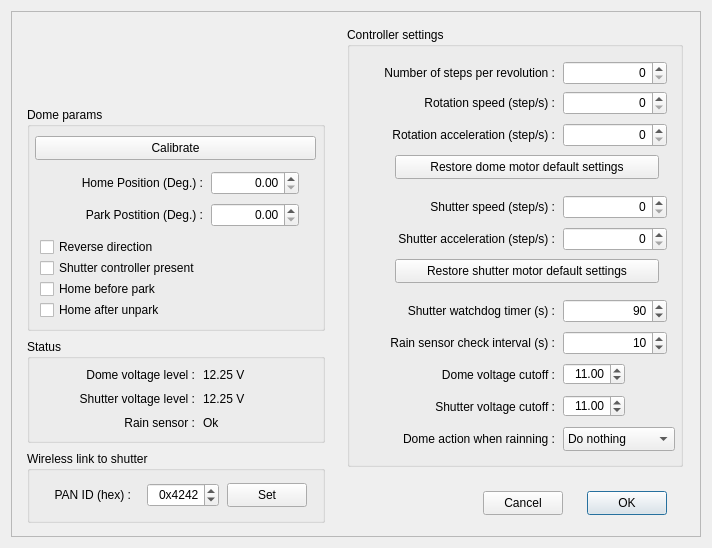
<?xml version="1.0" encoding="UTF-8"?>
<ui version="4.0">
 <class>X2Dome</class>
 <widget class="QDialog" name="X2Dome">
  <property name="geometry">
   <rect>
    <x>0</x>
    <y>0</y>
    <width>712</width>
    <height>548</height>
   </rect>
  </property>
  <property name="minimumSize">
   <size>
    <width>712</width>
    <height>548</height>
   </size>
  </property>
  <property name="maximumSize">
   <size>
    <width>712</width>
    <height>548</height>
   </size>
  </property>
  <property name="windowTitle">
   <string>RTI-Zone Dome controller settings</string>
  </property>
  <layout class="QVBoxLayout" name="verticalLayout_5">
   <item>
    <widget class="X2Form" name="X2Form">
     <property name="enabled">
      <bool>true</bool>
     </property>
     <property name="minimumSize">
      <size>
       <width>0</width>
       <height>0</height>
      </size>
     </property>
     <property name="maximumSize">
      <size>
       <width>1024</width>
       <height>1024</height>
      </size>
     </property>
     <property name="frameShape">
      <enum>QFrame::StyledPanel</enum>
     </property>
     <property name="frameShadow">
      <enum>QFrame::Raised</enum>
     </property>
     <property name="SerialPortName" stdset="0">
      <string/>
     </property>
     <widget class="QGroupBox" name="MaxDomeIIParams">
      <property name="geometry">
       <rect>
        <x>16</x>
        <y>96</y>
        <width>298</width>
        <height>224</height>
       </rect>
      </property>
      <property name="title">
       <string>Dome params</string>
      </property>
      <widget class="QCheckBox" name="homeOnUnpark">
       <property name="geometry">
        <rect>
         <x>13</x>
         <y>193</y>
         <width>140</width>
         <height>20</height>
        </rect>
       </property>
       <property name="text">
        <string>Home after unpark</string>
       </property>
      </widget>
      <widget class="QPushButton" name="pushButton">
       <property name="geometry">
        <rect>
         <x>8</x>
         <y>29</y>
         <width>281</width>
         <height>24</height>
        </rect>
       </property>
       <property name="text">
        <string>Calibrate</string>
       </property>
      </widget>
      <widget class="QCheckBox" name="hasShutterCtrl">
       <property name="geometry">
        <rect>
         <x>13</x>
         <y>151</y>
         <width>183</width>
         <height>20</height>
        </rect>
       </property>
       <property name="text">
        <string>Shutter controller present</string>
       </property>
      </widget>
      <widget class="QCheckBox" name="needReverse">
       <property name="geometry">
        <rect>
         <x>13</x>
         <y>130</y>
         <width>132</width>
         <height>20</height>
        </rect>
       </property>
       <property name="text">
        <string>Reverse direction</string>
       </property>
      </widget>
      <widget class="QCheckBox" name="homeOnPark">
       <property name="geometry">
        <rect>
         <x>13</x>
         <y>172</y>
         <width>136</width>
         <height>20</height>
        </rect>
       </property>
       <property name="text">
        <string>Home before park</string>
       </property>
      </widget>
      <widget class="QLabel" name="label_2">
       <property name="geometry">
        <rect>
         <x>16</x>
         <y>64</y>
         <width>160</width>
         <height>24</height>
        </rect>
       </property>
       <property name="text">
        <string>Home Position (Deg.) :</string>
       </property>
       <property name="alignment">
        <set>Qt::AlignRight|Qt::AlignTrailing|Qt::AlignVCenter</set>
       </property>
      </widget>
      <widget class="QDoubleSpinBox" name="homePosition">
       <property name="geometry">
        <rect>
         <x>184</x>
         <y>64</y>
         <width>88</width>
         <height>24</height>
        </rect>
       </property>
       <property name="alignment">
        <set>Qt::AlignRight|Qt::AlignTrailing|Qt::AlignVCenter</set>
       </property>
       <property name="maximum">
        <double>359.990000000000009</double>
       </property>
      </widget>
      <widget class="QLabel" name="label_3">
       <property name="geometry">
        <rect>
         <x>32</x>
         <y>96</y>
         <width>144</width>
         <height>24</height>
        </rect>
       </property>
       <property name="text">
        <string>Park Postition (Deg.) :</string>
       </property>
       <property name="alignment">
        <set>Qt::AlignRight|Qt::AlignTrailing|Qt::AlignVCenter</set>
       </property>
      </widget>
      <widget class="QDoubleSpinBox" name="parkPosition">
       <property name="geometry">
        <rect>
         <x>184</x>
         <y>96</y>
         <width>88</width>
         <height>24</height>
        </rect>
       </property>
       <property name="alignment">
        <set>Qt::AlignRight|Qt::AlignTrailing|Qt::AlignVCenter</set>
       </property>
       <property name="maximum">
        <double>359.990000000000009</double>
       </property>
      </widget>
     </widget>
     <widget class="QGroupBox" name="groupBox">
      <property name="geometry">
       <rect>
        <x>336</x>
        <y>16</y>
        <width>336</width>
        <height>440</height>
       </rect>
      </property>
      <property name="title">
       <string>Controller settings</string>
      </property>
      <widget class="QLabel" name="label_13">
       <property name="geometry">
        <rect>
         <x>56</x>
         <y>336</y>
         <width>152</width>
         <height>24</height>
        </rect>
       </property>
       <property name="text">
        <string>Dome voltage cutoff :</string>
       </property>
       <property name="alignment">
        <set>Qt::AlignRight|Qt::AlignTrailing|Qt::AlignVCenter</set>
       </property>
      </widget>
      <widget class="QDoubleSpinBox" name="lowRotBatCutOff">
       <property name="geometry">
        <rect>
         <x>216</x>
         <y>336</y>
         <width>62</width>
         <height>22</height>
        </rect>
       </property>
       <property name="alignment">
        <set>Qt::AlignRight|Qt::AlignTrailing|Qt::AlignVCenter</set>
       </property>
       <property name="value">
        <double>11.000000000000000</double>
       </property>
      </widget>
      <widget class="QLabel" name="label_14">
       <property name="geometry">
        <rect>
         <x>56</x>
         <y>368</y>
         <width>152</width>
         <height>24</height>
        </rect>
       </property>
       <property name="text">
        <string>Shutter voltage cutoff :</string>
       </property>
       <property name="alignment">
        <set>Qt::AlignRight|Qt::AlignTrailing|Qt::AlignVCenter</set>
       </property>
      </widget>
      <widget class="QDoubleSpinBox" name="lowShutBatCutOff">
       <property name="geometry">
        <rect>
         <x>216</x>
         <y>368</y>
         <width>62</width>
         <height>22</height>
        </rect>
       </property>
       <property name="alignment">
        <set>Qt::AlignRight|Qt::AlignTrailing|Qt::AlignVCenter</set>
       </property>
       <property name="value">
        <double>11.000000000000000</double>
       </property>
      </widget>
      <widget class="QLabel" name="label_9">
       <property name="geometry">
        <rect>
         <x>48</x>
         <y>64</y>
         <width>160</width>
         <height>24</height>
        </rect>
       </property>
       <property name="text">
        <string>Rotation speed (step/s) :</string>
       </property>
       <property name="alignment">
        <set>Qt::AlignRight|Qt::AlignTrailing|Qt::AlignVCenter</set>
       </property>
      </widget>
      <widget class="QSpinBox" name="rotationSpeed">
       <property name="geometry">
        <rect>
         <x>216</x>
         <y>64</y>
         <width>104</width>
         <height>24</height>
        </rect>
       </property>
       <property name="alignment">
        <set>Qt::AlignRight|Qt::AlignTrailing|Qt::AlignVCenter</set>
       </property>
       <property name="maximum">
        <number>10000</number>
       </property>
      </widget>
      <widget class="QSpinBox" name="rotationAcceletation">
       <property name="geometry">
        <rect>
         <x>216</x>
         <y>96</y>
         <width>104</width>
         <height>24</height>
        </rect>
       </property>
       <property name="alignment">
        <set>Qt::AlignRight|Qt::AlignTrailing|Qt::AlignVCenter</set>
       </property>
       <property name="maximum">
        <number>999999999</number>
       </property>
      </widget>
      <widget class="QLabel" name="label_10">
       <property name="geometry">
        <rect>
         <x>8</x>
         <y>96</y>
         <width>200</width>
         <height>24</height>
        </rect>
       </property>
       <property name="text">
        <string>Rotation acceleration (step/s) :</string>
       </property>
       <property name="alignment">
        <set>Qt::AlignRight|Qt::AlignTrailing|Qt::AlignVCenter</set>
       </property>
      </widget>
      <widget class="QLabel" name="label">
       <property name="geometry">
        <rect>
         <x>8</x>
         <y>34</y>
         <width>200</width>
         <height>24</height>
        </rect>
       </property>
       <property name="text">
        <string>Number of steps per revolution :</string>
       </property>
       <property name="alignment">
        <set>Qt::AlignRight|Qt::AlignTrailing|Qt::AlignVCenter</set>
       </property>
      </widget>
      <widget class="QSpinBox" name="ticksPerRev">
       <property name="geometry">
        <rect>
         <x>216</x>
         <y>34</y>
         <width>104</width>
         <height>24</height>
        </rect>
       </property>
       <property name="alignment">
        <set>Qt::AlignRight|Qt::AlignTrailing|Qt::AlignVCenter</set>
       </property>
       <property name="maximum">
        <number>999999999</number>
       </property>
      </widget>
      <widget class="QSpinBox" name="shutterAcceleration">
       <property name="geometry">
        <rect>
         <x>216</x>
         <y>200</y>
         <width>104</width>
         <height>24</height>
        </rect>
       </property>
       <property name="alignment">
        <set>Qt::AlignRight|Qt::AlignTrailing|Qt::AlignVCenter</set>
       </property>
       <property name="maximum">
        <number>999999999</number>
       </property>
      </widget>
      <widget class="QLabel" name="label_12">
       <property name="geometry">
        <rect>
         <x>8</x>
         <y>200</y>
         <width>200</width>
         <height>24</height>
        </rect>
       </property>
       <property name="text">
        <string>Shutter acceleration (step/s) :</string>
       </property>
       <property name="alignment">
        <set>Qt::AlignRight|Qt::AlignTrailing|Qt::AlignVCenter</set>
       </property>
      </widget>
      <widget class="QLabel" name="label_11">
       <property name="geometry">
        <rect>
         <x>48</x>
         <y>168</y>
         <width>160</width>
         <height>24</height>
        </rect>
       </property>
       <property name="text">
        <string>Shutter speed (step/s) :</string>
       </property>
       <property name="alignment">
        <set>Qt::AlignRight|Qt::AlignTrailing|Qt::AlignVCenter</set>
       </property>
      </widget>
      <widget class="QSpinBox" name="shutterSpeed">
       <property name="geometry">
        <rect>
         <x>216</x>
         <y>168</y>
         <width>104</width>
         <height>24</height>
        </rect>
       </property>
       <property name="alignment">
        <set>Qt::AlignRight|Qt::AlignTrailing|Qt::AlignVCenter</set>
       </property>
       <property name="maximum">
        <number>10000</number>
       </property>
      </widget>
      <widget class="QLabel" name="label_15">
       <property name="geometry">
        <rect>
         <x>8</x>
         <y>272</y>
         <width>200</width>
         <height>24</height>
        </rect>
       </property>
       <property name="text">
        <string>Shutter watchdog timer (s) :</string>
       </property>
       <property name="alignment">
        <set>Qt::AlignRight|Qt::AlignTrailing|Qt::AlignVCenter</set>
       </property>
      </widget>
      <widget class="QSpinBox" name="shutterWatchdog">
       <property name="geometry">
        <rect>
         <x>216</x>
         <y>272</y>
         <width>104</width>
         <height>24</height>
        </rect>
       </property>
       <property name="alignment">
        <set>Qt::AlignRight|Qt::AlignTrailing|Qt::AlignVCenter</set>
       </property>
       <property name="minimum">
        <number>60</number>
       </property>
       <property name="maximum">
        <number>300</number>
       </property>
       <property name="value">
        <number>90</number>
       </property>
      </widget>
      <widget class="QLabel" name="label_16">
       <property name="geometry">
        <rect>
         <x>8</x>
         <y>304</y>
         <width>200</width>
         <height>24</height>
        </rect>
       </property>
       <property name="text">
        <string>Rain sensor check interval (s) :</string>
       </property>
       <property name="alignment">
        <set>Qt::AlignRight|Qt::AlignTrailing|Qt::AlignVCenter</set>
       </property>
      </widget>
      <widget class="QSpinBox" name="rainCheckInterval">
       <property name="geometry">
        <rect>
         <x>216</x>
         <y>304</y>
         <width>104</width>
         <height>24</height>
        </rect>
       </property>
       <property name="alignment">
        <set>Qt::AlignRight|Qt::AlignTrailing|Qt::AlignVCenter</set>
       </property>
       <property name="minimum">
        <number>0</number>
       </property>
       <property name="maximum">
        <number>300</number>
       </property>
       <property name="value">
        <number>10</number>
       </property>
      </widget>
      <widget class="QPushButton" name="pushButton_3">
       <property name="geometry">
        <rect>
         <x>48</x>
         <y>128</y>
         <width>264</width>
         <height>24</height>
        </rect>
       </property>
       <property name="text">
        <string>Restore dome motor default settings</string>
       </property>
      </widget>
      <widget class="QPushButton" name="pushButton_4">
       <property name="geometry">
        <rect>
         <x>48</x>
         <y>232</y>
         <width>264</width>
         <height>24</height>
        </rect>
       </property>
       <property name="text">
        <string>Restore shutter motor default settings</string>
       </property>
      </widget>
      <widget class="QComboBox" name="comboBox">
       <property name="geometry">
        <rect>
         <x>216</x>
         <y>400</y>
         <width>112</width>
         <height>24</height>
        </rect>
       </property>
       <item>
        <property name="text">
         <string>Do nothing</string>
        </property>
       </item>
       <item>
        <property name="text">
         <string>Home dome</string>
        </property>
       </item>
       <item>
        <property name="text">
         <string>Park Dome</string>
        </property>
       </item>
      </widget>
      <widget class="QLabel" name="label_17">
       <property name="geometry">
        <rect>
         <x>24</x>
         <y>400</y>
         <width>184</width>
         <height>24</height>
        </rect>
       </property>
       <property name="text">
        <string>Dome action when rainning :</string>
       </property>
       <property name="alignment">
        <set>Qt::AlignRight|Qt::AlignTrailing|Qt::AlignVCenter</set>
       </property>
      </widget>
     </widget>
     <widget class="QLabel" name="label_logo">
      <property name="geometry">
       <rect>
        <x>16</x>
        <y>8</y>
        <width>298</width>
        <height>80</height>
       </rect>
      </property>
      <property name="text">
       <string/>
      </property>
      <property name="pixmap">
       <pixmap>RTI-Zone.png</pixmap>
      </property>
      <property name="alignment">
       <set>Qt::AlignCenter</set>
      </property>
      <property name="X2_PhotoFileName" stdset="0">
       <string>RTI-Zone.png</string>
      </property>
     </widget>
     <widget class="QPushButton" name="pushButtonCancel">
      <property name="geometry">
       <rect>
        <x>472</x>
        <y>480</y>
        <width>80</width>
        <height>24</height>
       </rect>
      </property>
      <property name="text">
       <string>Cancel</string>
      </property>
     </widget>
     <widget class="QPushButton" name="pushButtonOK">
      <property name="geometry">
       <rect>
        <x>576</x>
        <y>480</y>
        <width>80</width>
        <height>24</height>
       </rect>
      </property>
      <property name="text">
       <string>OK</string>
      </property>
      <property name="default">
       <bool>true</bool>
      </property>
     </widget>
     <widget class="QGroupBox" name="groupBox_2">
      <property name="geometry">
       <rect>
        <x>16</x>
        <y>328</y>
        <width>298</width>
        <height>104</height>
       </rect>
      </property>
      <property name="title">
       <string>Status</string>
      </property>
      <widget class="QLabel" name="rainStatus">
       <property name="geometry">
        <rect>
         <x>176</x>
         <y>72</y>
         <width>96</width>
         <height>24</height>
        </rect>
       </property>
       <property name="text">
        <string>Ok</string>
       </property>
      </widget>
      <widget class="QLabel" name="label_7">
       <property name="geometry">
        <rect>
         <x>32</x>
         <y>24</y>
         <width>136</width>
         <height>24</height>
        </rect>
       </property>
       <property name="text">
        <string>Dome voltage level :</string>
       </property>
       <property name="alignment">
        <set>Qt::AlignRight|Qt::AlignTrailing|Qt::AlignVCenter</set>
       </property>
      </widget>
      <widget class="QLabel" name="shutterBatteryLevel">
       <property name="geometry">
        <rect>
         <x>176</x>
         <y>48</y>
         <width>56</width>
         <height>24</height>
        </rect>
       </property>
       <property name="text">
        <string>12.25 V</string>
       </property>
      </widget>
      <widget class="QLabel" name="label_8">
       <property name="geometry">
        <rect>
         <x>80</x>
         <y>72</y>
         <width>88</width>
         <height>24</height>
        </rect>
       </property>
       <property name="text">
        <string>Rain sensor :</string>
       </property>
       <property name="alignment">
        <set>Qt::AlignRight|Qt::AlignTrailing|Qt::AlignVCenter</set>
       </property>
      </widget>
      <widget class="QLabel" name="domeBatteryLevel">
       <property name="geometry">
        <rect>
         <x>176</x>
         <y>24</y>
         <width>56</width>
         <height>24</height>
        </rect>
       </property>
       <property name="text">
        <string>12.25 V</string>
       </property>
       <property name="alignment">
        <set>Qt::AlignLeading|Qt::AlignLeft|Qt::AlignVCenter</set>
       </property>
      </widget>
      <widget class="QLabel" name="label_5">
       <property name="geometry">
        <rect>
         <x>24</x>
         <y>48</y>
         <width>144</width>
         <height>24</height>
        </rect>
       </property>
       <property name="text">
        <string>Shutter voltage level :</string>
       </property>
       <property name="alignment">
        <set>Qt::AlignRight|Qt::AlignTrailing|Qt::AlignVCenter</set>
       </property>
      </widget>
     </widget>
     <widget class="QGroupBox" name="groupBox_3">
      <property name="geometry">
       <rect>
        <x>16</x>
        <y>440</y>
        <width>298</width>
        <height>72</height>
       </rect>
      </property>
      <property name="title">
       <string>Wireless link to shutter</string>
      </property>
      <widget class="QLabel" name="label_4">
       <property name="geometry">
        <rect>
         <x>8</x>
         <y>32</y>
         <width>96</width>
         <height>24</height>
        </rect>
       </property>
       <property name="text">
        <string>PAN ID (hex) :</string>
       </property>
       <property name="alignment">
        <set>Qt::AlignRight|Qt::AlignTrailing|Qt::AlignVCenter</set>
       </property>
      </widget>
      <widget class="QSpinBox" name="panID">
       <property name="geometry">
        <rect>
         <x>120</x>
         <y>32</y>
         <width>72</width>
         <height>24</height>
        </rect>
       </property>
       <property name="alignment">
        <set>Qt::AlignRight|Qt::AlignTrailing|Qt::AlignVCenter</set>
       </property>
       <property name="prefix">
        <string>0x</string>
       </property>
       <property name="maximum">
        <number>65535</number>
       </property>
       <property name="value">
        <number>16962</number>
       </property>
       <property name="displayIntegerBase">
        <number>16</number>
       </property>
      </widget>
      <widget class="QPushButton" name="pushButton_2">
       <property name="geometry">
        <rect>
         <x>200</x>
         <y>32</y>
         <width>80</width>
         <height>24</height>
        </rect>
       </property>
       <property name="text">
        <string>Set</string>
       </property>
      </widget>
     </widget>
    </widget>
   </item>
  </layout>
 </widget>
 <customwidgets>
  <customwidget>
   <class>X2Form</class>
   <extends>QFrame</extends>
   <header>x2form.h</header>
   <container>1</container>
  </customwidget>
 </customwidgets>
 <resources/>
 <connections/>
 <designerdata>
  <property name="gridDeltaX">
   <number>8</number>
  </property>
  <property name="gridDeltaY">
   <number>8</number>
  </property>
  <property name="gridSnapX">
   <bool>true</bool>
  </property>
  <property name="gridSnapY">
   <bool>true</bool>
  </property>
  <property name="gridVisible">
   <bool>true</bool>
  </property>
 </designerdata>
</ui>
